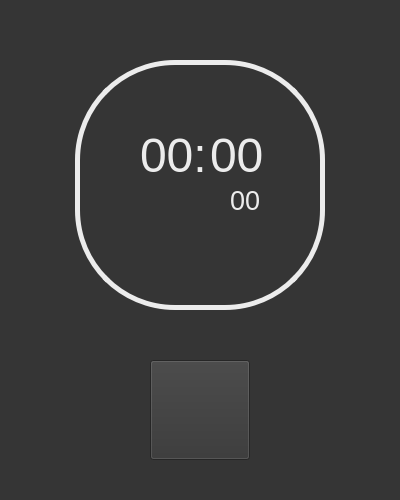
<?xml version="1.0" encoding="UTF-8"?>
<ui version="4.0">
 <class>Form</class>
 <widget class="QWidget" name="Form">
  <property name="geometry">
   <rect>
    <x>0</x>
    <y>0</y>
    <width>400</width>
    <height>500</height>
   </rect>
  </property>
  <property name="windowTitle">
   <string>Form</string>
  </property>
  <property name="styleSheet">
   <string notr="true">background-color: rgb(53, 53, 53);
color: rgb(236, 236, 236);</string>
  </property>
  <widget class="QPushButton" name="pushButton">
   <property name="geometry">
    <rect>
     <x>150</x>
     <y>360</y>
     <width>100</width>
     <height>100</height>
    </rect>
   </property>
   <property name="styleSheet">
    <string notr="true">background-color: rgb(236, 236, 236);
                border-radius: 50px;        
                color: white;               
                font-size: 20px;           
                border: 2px solid rgb(236, 236, 236);
hover{
	background-color: rgb(175, 175, 175)
}
	</string>
   </property>
   <property name="text">
    <string/>
   </property>
  </widget>
  <widget class="QLabel" name="label">
   <property name="geometry">
    <rect>
     <x>210</x>
     <y>120</y>
     <width>60</width>
     <height>70</height>
    </rect>
   </property>
   <property name="font">
    <font>
     <pointsize>36</pointsize>
    </font>
   </property>
   <property name="styleSheet">
    <string notr="true">background-color: transparent</string>
   </property>
   <property name="text">
    <string>00</string>
   </property>
  </widget>
  <widget class="QLabel" name="label_2">
   <property name="geometry">
    <rect>
     <x>230</x>
     <y>175</y>
     <width>40</width>
     <height>50</height>
    </rect>
   </property>
   <property name="font">
    <font>
     <pointsize>20</pointsize>
    </font>
   </property>
   <property name="styleSheet">
    <string notr="true">background-color: transparent;</string>
   </property>
   <property name="text">
    <string>00</string>
   </property>
  </widget>
  <widget class="QFrame" name="frame">
   <property name="geometry">
    <rect>
     <x>75</x>
     <y>60</y>
     <width>250</width>
     <height>250</height>
    </rect>
   </property>
   <property name="styleSheet">
    <string notr="true">background-color: transparent; 
    border: 5px solid rgb(236, 236, 236);     
    border-radius: 100%;            
    min-width: 100px;
    min-height: 100px;</string>
   </property>
   <property name="frameShape">
    <enum>QFrame::StyledPanel</enum>
   </property>
   <property name="frameShadow">
    <enum>QFrame::Raised</enum>
   </property>
  </widget>
  <widget class="QLabel" name="label_3">
   <property name="geometry">
    <rect>
     <x>165</x>
     <y>375</y>
     <width>70</width>
     <height>70</height>
    </rect>
   </property>
   <property name="styleSheet">
    <string notr="true">background-color: transparent;</string>
   </property>
   <property name="text">
    <string/>
   </property>
  </widget>
  <widget class="QLabel" name="label_4">
   <property name="geometry">
    <rect>
     <x>140</x>
     <y>120</y>
     <width>80</width>
     <height>70</height>
    </rect>
   </property>
   <property name="font">
    <font>
     <pointsize>36</pointsize>
    </font>
   </property>
   <property name="styleSheet">
    <string notr="true">background-color: transparent</string>
   </property>
   <property name="text">
    <string>00:</string>
   </property>
  </widget>
  <zorder>frame</zorder>
  <zorder>pushButton</zorder>
  <zorder>label</zorder>
  <zorder>label_2</zorder>
  <zorder>label_3</zorder>
  <zorder>label_4</zorder>
 </widget>
 <resources/>
 <connections/>
</ui>
